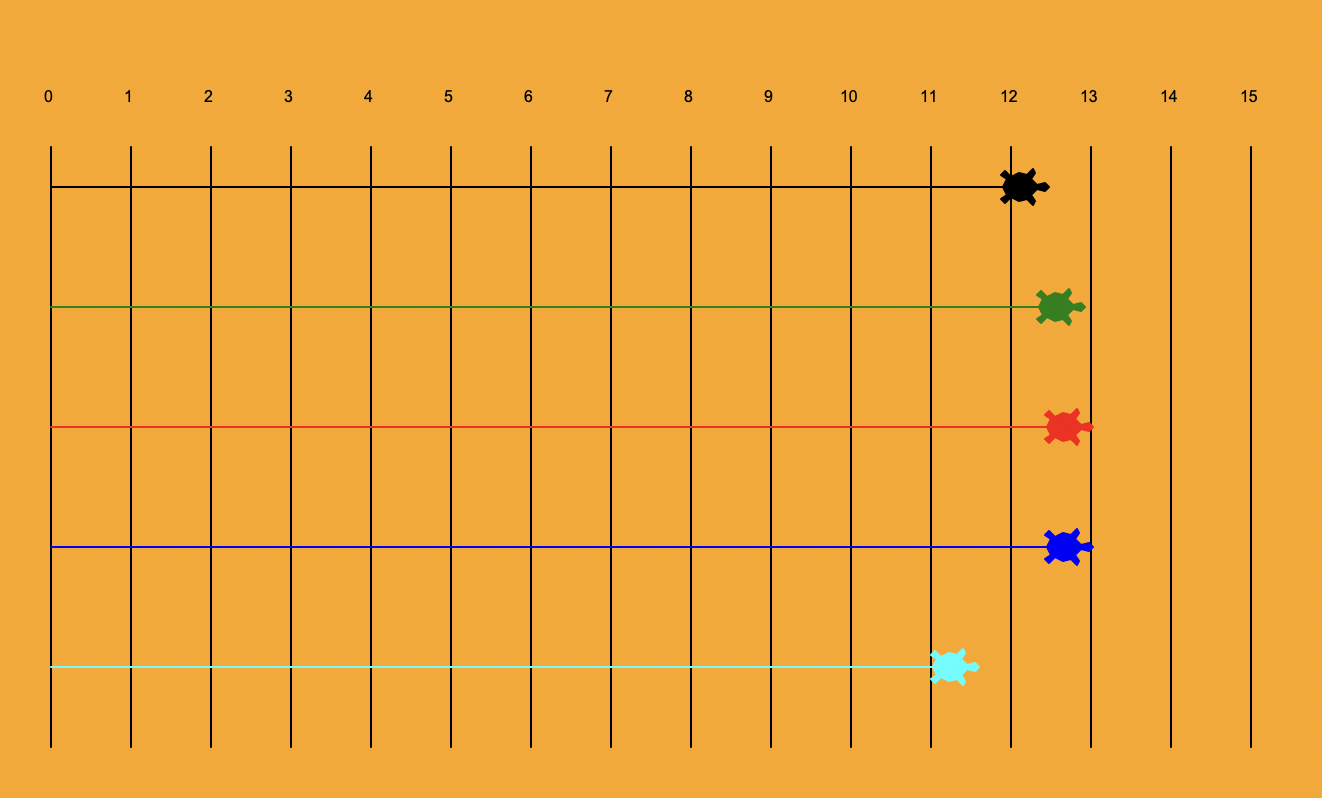

Source code (Python):
import turtle
import random


BG_COLOR = "orange"
turtle.Screen().bgcolor(BG_COLOR)


pen = turtle.Turtle()
pen.speed(0)
pen.penup()
pen.goto(-300, 140)

for i in range(16):

    pen.write(i, align = "center")
    pen.right(90)
    pen.forward(20)
    pen.pendown()
    pen.forward(300)
    pen.penup()
    pen.backward(320)
    pen.left(90)
    pen.forward(40)

pen.hideturtle()

#this is our first turtle
turtle_1 = turtle.Turtle()
turtle_1.color("black")
turtle_1.shape("turtle")
turtle_1.penup()
turtle_1.goto(-300, 100)
turtle_1.speed(1)
turtle_1.pendown()

#this is our second turtle
turtle_2 = turtle.Turtle()
turtle_2.color("green")
turtle_2.shape("turtle")
turtle_2.penup()
turtle_2.goto(-300, 40)
turtle_2.speed(1)
turtle_2.pendown()

#third turtle
turtle_3 = turtle.Turtle()
turtle_3.color("red")
turtle_3.shape("turtle")
turtle_3.penup()
turtle_3.goto(-300, -20)
turtle_3.speed(1)
turtle_3.pendown()

#fourth turtle
turtle_4 = turtle.Turtle()
turtle_4.color("blue")
turtle_4.shape("turtle")
turtle_4.penup()
turtle_4.goto(-300, -80)
turtle_4.speed(1)
turtle_4.pendown()

turtle_5 = turtle.Turtle()
turtle_5.color("cyan")
turtle_5.shape("turtle")
turtle_5.penup()
turtle_5.goto(-300, -140)
turtle_5.speed(1)
turtle_5.pendown()

turtle_1_progress = 0
turtle_2_progress = 0
turtle_3_progress = 0
turtle_4_progress = 0
turtle_5_progress = 0


#run the race
for i in range(190):

    turtle_1_steps = random.randint(1,5)
    turtle_1.forward(turtle_1_steps)
    turtle_1_progress += turtle_1_steps

    turtle_2_steps = random.randint(1,5)
    turtle_2.forward(turtle_2_steps)
    turtle_2_progress += turtle_2_steps

    turtle_3_steps = random.randint(1,5)
    turtle_3.forward(turtle_3_steps)
    turtle_3_progress += turtle_3_steps

    turtle_4_steps = random.randint(1,5)
    turtle_4.forward(turtle_4_steps)
    turtle_4_progress += turtle_4_steps

    turtle_5_steps = random.randint(1,5)
    turtle_5.forward(turtle_4_steps)
    turtle_5_progress += turtle_4_steps



progress_list = [turtle_1_progress, turtle_2_progress, turtle_3_progress, 
                 turtle_4_progress, turtle_5_progress]


winner = max(progress_list)

if winner == turtle_1_progress:
    print("Turtle 1 (black) wins!\n")
elif winner == turtle_2_progress:
    print("Turtle 2 (green) wins!\n")
elif winner == turtle_3_progress:
    print("Turtle 3 (red) wins!\n")
elif winner == turtle_4_progress:
    print("Turtle 4 (blue) wins!\n")
else: 
    print("Turtle 5 (cyan) wins!\n")

for progress in progress_list:
    print(progress)

turtle.Screen().exitonclick()
